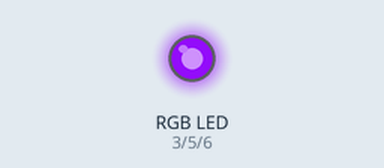
The sketch below on a simulated Arduino Uno, built with avr-gcc and run on an emulated ATmega328P. On the bench: an RGB LED mixed from three pins (HIGH = lit).

Above: at 0.05 s.
At 0.5 s:
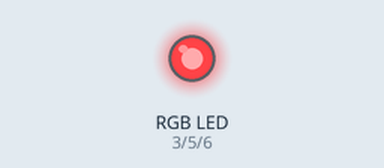
At 0.7 s:
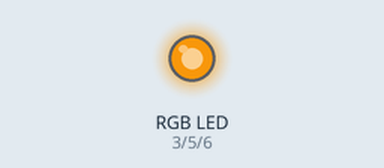
At 0.95 s:
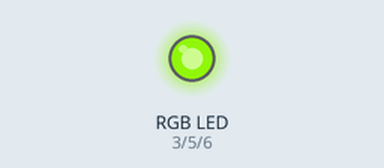
At 1.4 s:
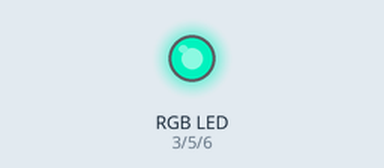
At 1.85 s:
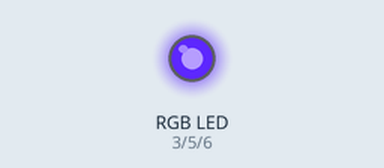
Timing chart, 0 to 4.4 s (numbered marks = the images above):
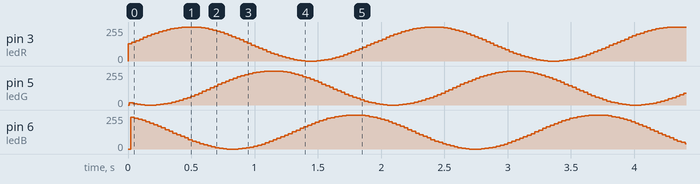

The sketch:

RGB_with_sines.ino
```cpp
// (licence header left out)
int ledR = 3;           // the pin that the LED is attached to
int ledG = 5;           // the pin that the LED is attached to
int ledB = 6;           // the pin that the LED is attached to

// the setup routine runs once when you press reset:
void setup()  {
  // declare pins to be outputs:
  pinMode(ledR, OUTPUT);
  pinMode(ledG, OUTPUT);
  pinMode(ledB, OUTPUT);
}

// the loop routine runs over and over again forever:
void loop()  {
  for (float i=0; i < 6.28; i+=0.1){
    analogWrite(ledR, (int)(128.0*(1.0+sin(i))));
    delay(10);
    analogWrite(ledG, (int)(128.0*(1.0+sin(i-6.28/3.0))));
    delay(10);
    analogWrite(ledB, (int)(128.0*(1.0+sin(i-2*6.28/3.0))));
    delay(10);
  }
}
```
